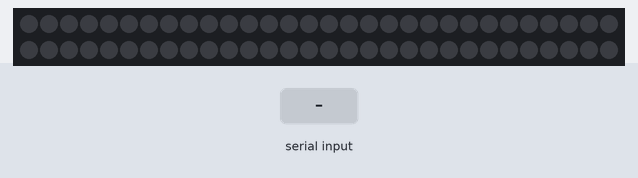
Simulated run of this sketch. Board: Arduino Uno, built with avr-gcc and run on an emulated ATmega328P. On the bench: 60 RGB LEDs in strip order, left to right, continuing on the next row. The test bench sets the inputs (shaded band). Dim RGB values are drawn brighter than linear.

Above: at 1.2 s.
1.3 s: "90,45,200\n" received over Serial
At 2.5 s:
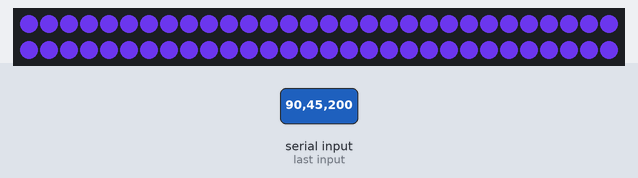
2.8 s: "30,150,10\n" received over Serial
At 3.9 s:
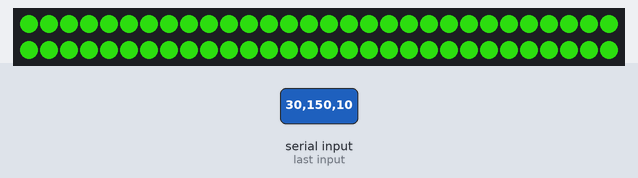
4.3 s: "90,45\n" received over Serial
At 5.6 s:
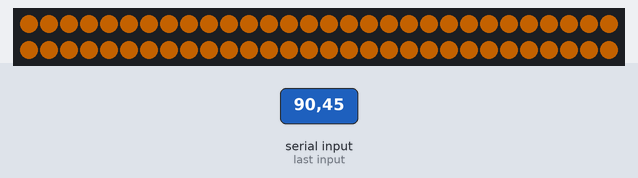
6.8 s: "5\n" received over Serial
At 9.3 s:
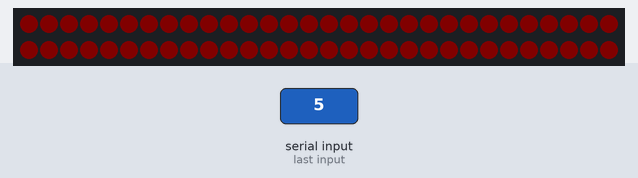
9.8 s: "1,90,45\n" received over Serial
At 10.4 s:
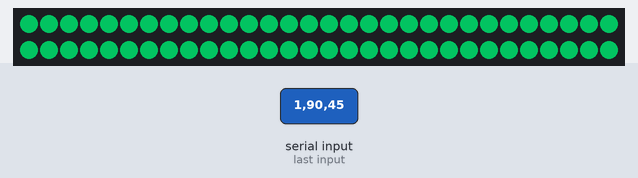
Timing chart, 0 to 12.3 s (numbered marks = the images above; inputs shaded):
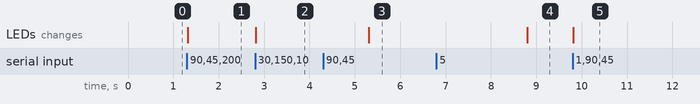

The sketch:

ledStrip.ino
```cpp
#include <PololuLedStrip.h>
PololuLedStrip<7> ledStrip;

#define LED_COUNT 60
rgb_color colors[LED_COUNT];

void setup()
{
  Serial.begin(9600);
}

void loop()
{
  if (Serial.available())
  {
    char c = Serial.peek();
    if (!(c >= '0' && c <= '9'))
    {
      Serial.read();
    }
    else
    {
      rgb_color color;
      color.red = Serial.parseInt();
      color.green = Serial.parseInt();
      color.blue = Serial.parseInt();

      for(uint16_t i = 0; i < LED_COUNT; i++)
      {
        colors[i] = color;
      }
      ledStrip.write(colors, LED_COUNT);
    }
  }
}
```

Measured:
- after the input at 1.3 s, the LEDs: change at once (image 1)
- after the input at 2.8 s, the LEDs: change at once (image 2)
- after the input at 4.3 s, the LEDs: change after 1.0 s (image 3)
- after the input at 6.8 s, the LEDs: change after 2.0 s (image 4)
- after the input at 9.8 s, the LEDs: change at once (image 5)
